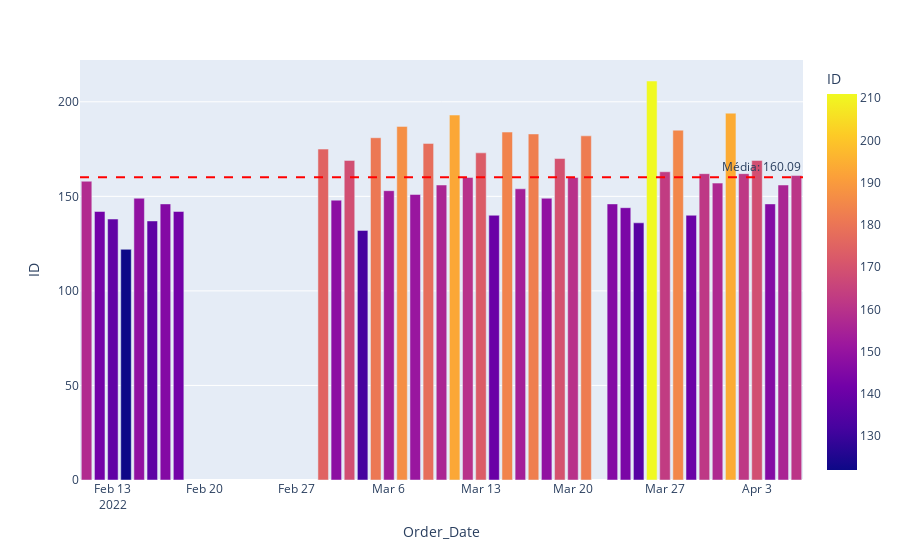

Source (notebook cell):
### Markdown cell above
### Quantidade de Entregas

### Code cell
df1.shape[0]
cols = ['ID', 'Order_Date']
df_aux = df1.loc[:, cols].groupby('Order_Date').count().reset_index()
media = np.mean(df_aux['ID'])
fig = px.bar(df_aux, x='Order_Date', y='ID', color='ID')
fig.add_hline(y=media, line_dash='dash', line_color='red', annotation_text=f'Média: {media:.2f}')

### Figure 1 — Plotly figure (JSON) as saved in the notebook; plotly's stock layout.template omitted (floating-point values rounded to 4 significant figures)
{"data": [{"alignmentgroup": "True", "hovertemplate": "Order_Date=%{x}<br>ID=%{marker.color}<extra></extra>", "legendgroup": "", "marker": {"color": [158, 142, 138, 122, 149, 137, 146, 142, 175, 148, 169, 132, 181, 153, 187, 151, 178, 156, 193, 160, 173, 140, 184, 154, 183, 149, 170, 160, 182, 146, 144, 136, 211, 163, 185, 140, 162, 157, 194, 162, 169, 146, 156, 161], "coloraxis": "coloraxis", "pattern": {"shape": ""}}, "name": "", "offsetgroup": "", "orientation": "v", "showlegend": false, "textposition": "auto", "type": "bar", "x": ["2022-02-11T00:00:00", "2022-02-12T00:00:00", "2022-02-13T00:00:00", "2022-02-14T00:00:00", "2022-02-15T00:00:00", "2022-02-16T00:00:00", "2022-02-17T00:00:00", "2022-02-18T00:00:00", "2022-03-01T00:00:00", "2022-03-02T00:00:00", "2022-03-03T00:00:00", "2022-03-04T00:00:00", "2022-03-05T00:00:00", "2022-03-06T00:00:00", "2022-03-07T00:00:00", "2022-03-08T00:00:00", "2022-03-09T00:00:00", "2022-03-10T00:00:00", "2022-03-11T00:00:00", "2022-03-12T00:00:00", "2022-03-13T00:00:00", "2022-03-14T00:00:00", "2022-03-15T00:00:00", "2022-03-16T00:00:00", "2022-03-17T00:00:00", "2022-03-18T00:00:00", "2022-03-19T00:00:00", "2022-03-20T00:00:00", "2022-03-21T00:00:00", "2022-03-23T00:00:00", "2022-03-24T00:00:00", "2022-03-25T00:00:00", "2022-03-26T00:00:00", "2022-03-27T00:00:00", "2022-03-28T00:00:00", "2022-03-29T00:00:00", "2022-03-30T00:00:00", "2022-03-31T00:00:00", "2022-04-01T00:00:00", "2022-04-02T00:00:00", "2022-04-03T00:00:00", "2022-04-04T00:00:00", "2022-04-05T00:00:00", "2022-04-06T00:00:00"], "xaxis": "x", "y": [158, 142, 138, 122, 149, 137, 146, 142, 175, 148, 169, 132, 181, 153, 187, 151, 178, 156, 193, 160, 173, 140, 184, 154, 183, 149, 170, 160, 182, 146, 144, 136, 211, 163, 185, 140, 162, 157, 194, 162, 169, 146, 156, 161], "yaxis": "y"}], "layout": {"annotations": [{"showarrow": false, "text": "Média: 160.09", "x": 1, "xanchor": "right", "xref": "x domain", "y": 160.1, "yanchor": "bottom", "yref": "y"}], "barmode": "relative", "coloraxis": {"colorbar": {"title": {"text": "ID"}}, "colorscale": [[0, "#0d0887"], [0.1111, "#46039f"], [0.2222, "#7201a8"], [0.3333, "#9c179e"], [0.4444, "#bd3786"], [0.5556, "#d8576b"], [0.6667, "#ed7953"], [0.7778, "#fb9f3a"], [0.8889, "#fdca26"], [1, "#f0f921"]]}, "legend": {"tracegroupgap": 0}, "margin": {"t": 60}, "shapes": [{"line": {"color": "red", "dash": "dash"}, "type": "line", "x0": 0, "x1": 1, "xref": "x domain", "y0": 160.1, "y1": 160.1, "yref": "y"}], "xaxis": {"anchor": "y", "domain": [0, 1], "title": {"text": "Order_Date"}}, "yaxis": {"anchor": "x", "domain": [0, 1], "title": {"text": "ID"}}}}
